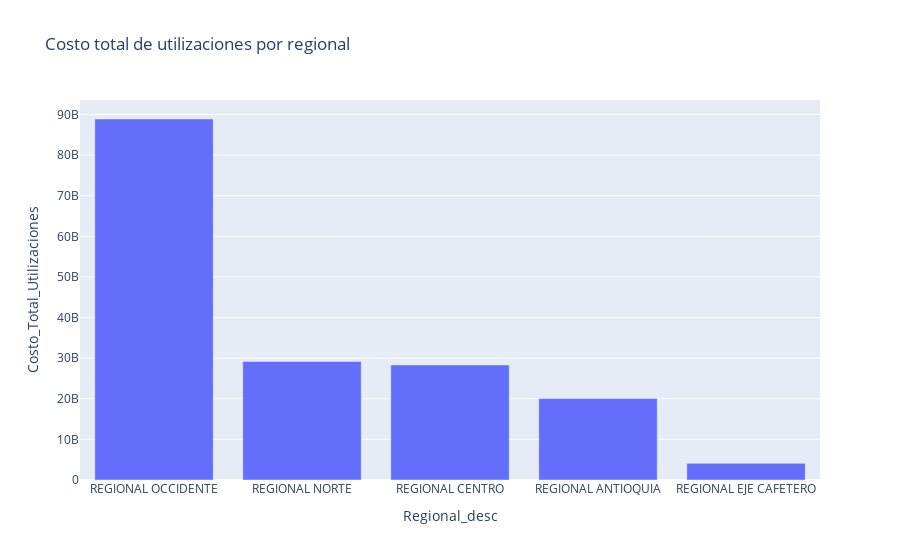

The code cell stored with this chart in its notebook:
### Markdown cell above
# Regional

### Code cell
# Hacer un gráfico de barras con seasborn de costo total de utilizaciones vs regional_desc

import plotly.express as px

fig = px.bar(
    df.groupby(["Regional_desc"])
    .agg({"Costo_Total_Utilizaciones": "sum"})
    .sort_values("Costo_Total_Utilizaciones", ascending=False)
    .reset_index(),
    x="Regional_desc",
    y="Costo_Total_Utilizaciones",
    title="Costo total de utilizaciones por regional",
)
fig.show()

### Figure 1 — Plotly figure (JSON) as saved in the notebook; plotly's stock layout.template omitted (floating-point values rounded to 4 significant figures)
{"data": [{"alignmentgroup": "True", "hovertemplate": "Regional_desc=%{x}<br>Costo_Total_Utilizaciones=%{y}<extra></extra>", "legendgroup": "", "marker": {"color": "#636efa", "pattern": {"shape": ""}}, "name": "", "offsetgroup": "", "orientation": "v", "showlegend": false, "textposition": "auto", "type": "bar", "x": ["REGIONAL OCCIDENTE", "REGIONAL NORTE", "REGIONAL CENTRO", "REGIONAL ANTIOQUIA", "REGIONAL EJE CAFETERO"], "xaxis": "x", "y": [88880941402, 29192286576, 28337093149, 20053831310, 4102669021], "yaxis": "y"}], "layout": {"barmode": "relative", "legend": {"tracegroupgap": 0}, "title": {"text": "Costo total de utilizaciones por regional"}, "xaxis": {"anchor": "y", "domain": [0, 1], "title": {"text": "Regional_desc"}}, "yaxis": {"anchor": "x", "domain": [0, 1], "title": {"text": "Costo_Total_Utilizaciones"}}}}
